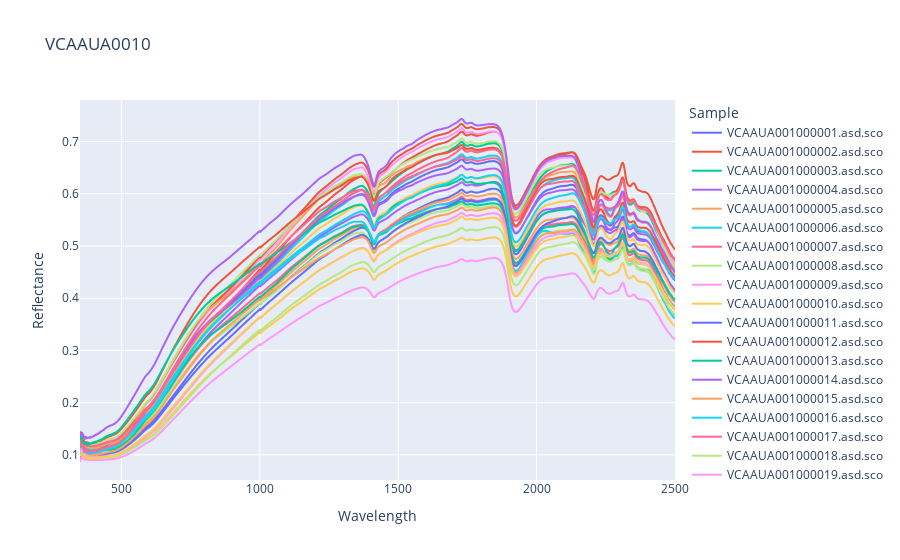

The notebook cell saved with this chart:
### Code cell
fig=px.line(df_melted, x='Wavelength', y='Reflectance', color='Sample', title=f'{site_name}')
fig.show()

### Figure 1 — Plotly figure (JSON) as saved in the notebook; plotly's stock layout.template omitted (floating-point values rounded to 4 significant figures; data arrays with more than 128 entries replaced by an {"elided": "..."} marker saying what was removed)
{"data": [{"hovertemplate": "Sample=VCAAUA001000001.asd.sco<br>Wavelength=%{x}<br>Reflectance=%{y}<extra></extra>", "legendgroup": "VCAAUA001000001.asd.sco", "line": {"color": "#636efa", "dash": "solid"}, "marker": {"symbol": "circle"}, "mode": "lines", "name": "VCAAUA001000001.asd.sco", "showlegend": true, "type": "scattergl", "x": {"elided": "2151 int values"}, "xaxis": "x", "y": {"elided": "2151 float values"}, "yaxis": "y"}, {"hovertemplate": "Sample=VCAAUA001000002.asd.sco<br>Wavelength=%{x}<br>Reflectance=%{y}<extra></extra>", "legendgroup": "VCAAUA001000002.asd.sco", "line": {"color": "#EF553B", "dash": "solid"}, "marker": {"symbol": "circle"}, "mode": "lines", "name": "VCAAUA001000002.asd.sco", "showlegend": true, "type": "scattergl", "x": {"elided": "2151 int values"}, "xaxis": "x", "y": {"elided": "2151 float values"}, "yaxis": "y"}, {"hovertemplate": "Sample=VCAAUA001000003.asd.sco<br>Wavelength=%{x}<br>Reflectance=%{y}<extra></extra>", "legendgroup": "VCAAUA001000003.asd.sco", "line": {"color": "#00cc96", "dash": "solid"}, "marker": {"symbol": "circle"}, "mode": "lines", "name": "VCAAUA001000003.asd.sco", "showlegend": true, "type": "scattergl", "x": {"elided": "2151 int values"}, "xaxis": "x", "y": {"elided": "2151 float values"}, "yaxis": "y"}, {"hovertemplate": "Sample=VCAAUA001000004.asd.sco<br>Wavelength=%{x}<br>Reflectance=%{y}<extra></extra>", "legendgroup": "VCAAUA001000004.asd.sco", "line": {"color": "#ab63fa", "dash": "solid"}, "marker": {"symbol": "circle"}, "mode": "lines", "name": "VCAAUA001000004.asd.sco", "showlegend": true, "type": "scattergl", "x": {"elided": "2151 int values"}, "xaxis": "x", "y": {"elided": "2151 float values"}, "yaxis": "y"}, {"hovertemplate": "Sample=VCAAUA001000005.asd.sco<br>Wavelength=%{x}<br>Reflectance=%{y}<extra></extra>", "legendgroup": "VCAAUA001000005.asd.sco", "line": {"color": "#FFA15A", "dash": "solid"}, "marker": {"symbol": "circle"}, "mode": "lines", "name": "VCAAUA001000005.asd.sco", "showlegend": true, "type": "scattergl", "x": {"elided": "2151 int values"}, "xaxis": "x", "y": {"elided": "2151 float values"}, "yaxis": "y"}, {"hovertemplate": "Sample=VCAAUA001000006.asd.sco<br>Wavelength=%{x}<br>Reflectance=%{y}<extra></extra>", "legendgroup": "VCAAUA001000006.asd.sco", "line": {"color": "#19d3f3", "dash": "solid"}, "marker": {"symbol": "circle"}, "mode": "lines", "name": "VCAAUA001000006.asd.sco", "showlegend": true, "type": "scattergl", "x": {"elided": "2151 int values"}, "xaxis": "x", "y": {"elided": "2151 float values"}, "yaxis": "y"}, {"hovertemplate": "Sample=VCAAUA001000007.asd.sco<br>Wavelength=%{x}<br>Reflectance=%{y}<extra></extra>", "legendgroup": "VCAAUA001000007.asd.sco", "line": {"color": "#FF6692", "dash": "solid"}, "marker": {"symbol": "circle"}, "mode": "lines", "name": "VCAAUA001000007.asd.sco", "showlegend": true, "type": "scattergl", "x": {"elided": "2151 int values"}, "xaxis": "x", "y": {"elided": "2151 float values"}, "yaxis": "y"}, {"hovertemplate": "Sample=VCAAUA001000008.asd.sco<br>Wavelength=%{x}<br>Reflectance=%{y}<extra></extra>", "legendgroup": "VCAAUA001000008.asd.sco", "line": {"color": "#B6E880", "dash": "solid"}, "marker": {"symbol": "circle"}, "mode": "lines", "name": "VCAAUA001000008.asd.sco", "showlegend": true, "type": "scattergl", "x": {"elided": "2151 int values"}, "xaxis": "x", "y": {"elided": "2151 float values"}, "yaxis": "y"}, {"hovertemplate": "Sample=VCAAUA001000009.asd.sco<br>Wavelength=%{x}<br>Reflectance=%{y}<extra></extra>", "legendgroup": "VCAAUA001000009.asd.sco", "line": {"color": "#FF97FF", "dash": "solid"}, "marker": {"symbol": "circle"}, "mode": "lines", "name": "VCAAUA001000009.asd.sco", "showlegend": true, "type": "scattergl", "x": {"elided": "2151 int values"}, "xaxis": "x", "y": {"elided": "2151 float values"}, "yaxis": "y"}, {"hovertemplate": "Sample=VCAAUA001000010.asd.sco<br>Wavelength=%{x}<br>Reflectance=%{y}<extra></extra>", "legendgroup": "VCAAUA001000010.asd.sco", "line": {"color": "#FECB52", "dash": "solid"}, "marker": {"symbol": "circle"}, "mode": "lines", "name": "VCAAUA001000010.asd.sco", "showlegend": true, "type": "scattergl", "x": {"elided": "2151 int values"}, "xaxis": "x", "y": {"elided": "2151 float values"}, "yaxis": "y"}, {"hovertemplate": "Sample=VCAAUA001000011.asd.sco<br>Wavelength=%{x}<br>Reflectance=%{y}<extra></extra>", "legendgroup": "VCAAUA001000011.asd.sco", "line": {"color": "#636efa", "dash": "solid"}, "marker": {"symbol": "circle"}, "mode": "lines", "name": "VCAAUA001000011.asd.sco", "showlegend": true, "type": "scattergl", "x": {"elided": "2151 int values"}, "xaxis": "x", "y": {"elided": "2151 float values"}, "yaxis": "y"}, {"hovertemplate": "Sample=VCAAUA001000012.asd.sco<br>Wavelength=%{x}<br>Reflectance=%{y}<extra></extra>", "legendgroup": "VCAAUA001000012.asd.sco", "line": {"color": "#EF553B", "dash": "solid"}, "marker": {"symbol": "circle"}, "mode": "lines", "name": "VCAAUA001000012.asd.sco", "showlegend": true, "type": "scattergl", "x": {"elided": "2151 int values"}, "xaxis": "x", "y": {"elided": "2151 float values"}, "yaxis": "y"}, {"hovertemplate": "Sample=VCAAUA001000013.asd.sco<br>Wavelength=%{x}<br>Reflectance=%{y}<extra></extra>", "legendgroup": "VCAAUA001000013.asd.sco", "line": {"color": "#00cc96", "dash": "solid"}, "marker": {"symbol": "circle"}, "mode": "lines", "name": "VCAAUA001000013.asd.sco", "showlegend": true, "type": "scattergl", "x": {"elided": "2151 int values"}, "xaxis": "x", "y": {"elided": "2151 float values"}, "yaxis": "y"}, {"hovertemplate": "Sample=VCAAUA001000014.asd.sco<br>Wavelength=%{x}<br>Reflectance=%{y}<extra></extra>", "legendgroup": "VCAAUA001000014.asd.sco", "line": {"color": "#ab63fa", "dash": "solid"}, "marker": {"symbol": "circle"}, "mode": "lines", "name": "VCAAUA001000014.asd.sco", "showlegend": true, "type": "scattergl", "x": {"elided": "2151 int values"}, "xaxis": "x", "y": {"elided": "2151 float values"}, "yaxis": "y"}, {"hovertemplate": "Sample=VCAAUA001000015.asd.sco<br>Wavelength=%{x}<br>Reflectance=%{y}<extra></extra>", "legendgroup": "VCAAUA001000015.asd.sco", "line": {"color": "#FFA15A", "dash": "solid"}, "marker": {"symbol": "circle"}, "mode": "lines", "name": "VCAAUA001000015.asd.sco", "showlegend": true, "type": "scattergl", "x": {"elided": "2151 int values"}, "xaxis": "x", "y": {"elided": "2151 float values"}, "yaxis": "y"}, {"hovertemplate": "Sample=VCAAUA001000016.asd.sco<br>Wavelength=%{x}<br>Reflectance=%{y}<extra></extra>", "legendgroup": "VCAAUA001000016.asd.sco", "line": {"color": "#19d3f3", "dash": "solid"}, "marker": {"symbol": "circle"}, "mode": "lines", "name": "VCAAUA001000016.asd.sco", "showlegend": true, "type": "scattergl", "x": {"elided": "2151 int values"}, "xaxis": "x", "y": {"elided": "2151 float values"}, "yaxis": "y"}, {"hovertemplate": "Sample=VCAAUA001000017.asd.sco<br>Wavelength=%{x}<br>Reflectance=%{y}<extra></extra>", "legendgroup": "VCAAUA001000017.asd.sco", "line": {"color": "#FF6692", "dash": "solid"}, "marker": {"symbol": "circle"}, "mode": "lines", "name": "VCAAUA001000017.asd.sco", "showlegend": true, "type": "scattergl", "x": {"elided": "2151 int values"}, "xaxis": "x", "y": {"elided": "2151 float values"}, "yaxis": "y"}, {"hovertemplate": "Sample=VCAAUA001000018.asd.sco<br>Wavelength=%{x}<br>Reflectance=%{y}<extra></extra>", "legendgroup": "VCAAUA001000018.asd.sco", "line": {"color": "#B6E880", "dash": "solid"}, "marker": {"symbol": "circle"}, "mode": "lines", "name": "VCAAUA001000018.asd.sco", "showlegend": true, "type": "scattergl", "x": {"elided": "2151 int values"}, "xaxis": "x", "y": {"elided": "2151 float values"}, "yaxis": "y"}, {"hovertemplate": "Sample=VCAAUA001000019.asd.sco<br>Wavelength=%{x}<br>Reflectance=%{y}<extra></extra>", "legendgroup": "VCAAUA001000019.asd.sco", "line": {"color": "#FF97FF", "dash": "solid"}, "marker": {"symbol": "circle"}, "mode": "lines", "name": "VCAAUA001000019.asd.sco", "showlegend": true, "type": "scattergl", "x": {"elided": "2151 int values"}, "xaxis": "x", "y": {"elided": "2151 float values"}, "yaxis": "y"}, {"hovertemplate": "Sample=VCAAUA001000020.asd.sco<br>Wavelength=%{x}<br>Reflectance=%{y}<extra></extra>", "legendgroup": "VCAAUA001000020.asd.sco", "line": {"color": "#FECB52", "dash": "solid"}, "marker": {"symbol": "circle"}, "mode": "lines", "name": "VCAAUA001000020.asd.sco", "showlegend": true, "type": "scattergl", "x": {"elided": "2151 int values"}, "xaxis": "x", "y": {"elided": "2151 float values"}, "yaxis": "y"}, {"hovertemplate": "Sample=VCAAUA001000021.asd.sco<br>Wavelength=%{x}<br>Reflectance=%{y}<extra></extra>", "legendgroup": "VCAAUA001000021.asd.sco", "line": {"color": "#636efa", "dash": "solid"}, "marker": {"symbol": "circle"}, "mode": "lines", "name": "VCAAUA001000021.asd.sco", "showlegend": true, "type": "scattergl", "x": {"elided": "2151 int values"}, "xaxis": "x", "y": {"elided": "2151 float values"}, "yaxis": "y"}, {"hovertemplate": "Sample=VCAAUA001000022.asd.sco<br>Wavelength=%{x}<br>Reflectance=%{y}<extra></extra>", "legendgroup": "VCAAUA001000022.asd.sco", "line": {"color": "#EF553B", "dash": "solid"}, "marker": {"symbol": "circle"}, "mode": "lines", "name": "VCAAUA001000022.asd.sco", "showlegend": true, "type": "scattergl", "x": {"elided": "2151 int values"}, "xaxis": "x", "y": {"elided": "2151 float values"}, "yaxis": "y"}, {"hovertemplate": "Sample=VCAAUA001000023.asd.sco<br>Wavelength=%{x}<br>Reflectance=%{y}<extra></extra>", "legendgroup": "VCAAUA001000023.asd.sco", "line": {"color": "#00cc96", "dash": "solid"}, "marker": {"symbol": "circle"}, "mode": "lines", "name": "VCAAUA001000023.asd.sco", "showlegend": true, "type": "scattergl", "x": {"elided": "2151 int values"}, "xaxis": "x", "y": {"elided": "2151 float values"}, "yaxis": "y"}, {"hovertemplate": "Sample=VCAAUA001000024.asd.sco<br>Wavelength=%{x}<br>Reflectance=%{y}<extra></extra>", "legendgroup": "VCAAUA001000024.asd.sco", "line": {"color": "#ab63fa", "dash": "solid"}, "marker": {"symbol": "circle"}, "mode": "lines", "name": "VCAAUA001000024.asd.sco", "showlegend": true, "type": "scattergl", "x": {"elided": "2151 int values"}, "xaxis": "x", "y": {"elided": "2151 float values"}, "yaxis": "y"}, {"hovertemplate": "Sample=VCAAUA001000025.asd.sco<br>Wavelength=%{x}<br>Reflectance=%{y}<extra></extra>", "legendgroup": "VCAAUA001000025.asd.sco", "line": {"color": "#FFA15A", "dash": "solid"}, "marker": {"symbol": "circle"}, "mode": "lines", "name": "VCAAUA001000025.asd.sco", "showlegend": true, "type": "scattergl", "x": {"elided": "2151 int values"}, "xaxis": "x", "y": {"elided": "2151 float values"}, "yaxis": "y"}, {"hovertemplate": "Sample=VCAAUA001000026.asd.sco<br>Wavelength=%{x}<br>Reflectance=%{y}<extra></extra>", "legendgroup": "VCAAUA001000026.asd.sco", "line": {"color": "#19d3f3", "dash": "solid"}, "marker": {"symbol": "circle"}, "mode": "lines", "name": "VCAAUA001000026.asd.sco", "showlegend": true, "type": "scattergl", "x": {"elided": "2151 int values"}, "xaxis": "x", "y": {"elided": "2151 float values"}, "yaxis": "y"}, {"hovertemplate": "Sample=VCAAUA001000027.asd.sco<br>Wavelength=%{x}<br>Reflectance=%{y}<extra></extra>", "legendgroup": "VCAAUA001000027.asd.sco", "line": {"color": "#FF6692", "dash": "solid"}, "marker": {"symbol": "circle"}, "mode": "lines", "name": "VCAAUA001000027.asd.sco", "showlegend": true, "type": "scattergl", "x": {"elided": "2151 int values"}, "xaxis": "x", "y": {"elided": "2151 float values"}, "yaxis": "y"}, {"hovertemplate": "Sample=VCAAUA001000028.asd.sco<br>Wavelength=%{x}<br>Reflectance=%{y}<extra></extra>", "legendgroup": "VCAAUA001000028.asd.sco", "line": {"color": "#B6E880", "dash": "solid"}, "marker": {"symbol": "circle"}, "mode": "lines", "name": "VCAAUA001000028.asd.sco", "showlegend": true, "type": "scattergl", "x": {"elided": "2151 int values"}, "xaxis": "x", "y": {"elided": "2151 float values"}, "yaxis": "y"}, {"hovertemplate": "Sample=VCAAUA001000029.asd.sco<br>Wavelength=%{x}<br>Reflectance=%{y}<extra></extra>", "legendgroup": "VCAAUA001000029.asd.sco", "line": {"color": "#FF97FF", "dash": "solid"}, "marker": {"symbol": "circle"}, "mode": "lines", "name": "VCAAUA001000029.asd.sco", "showlegend": true, "type": "scattergl", "x": {"elided": "2151 int values"}, "xaxis": "x", "y": {"elided": "2151 float values"}, "yaxis": "y"}, {"hovertemplate": "Sample=VCAAUA001000030.asd.sco<br>Wavelength=%{x}<br>Reflectance=%{y}<extra></extra>", "legendgroup": "VCAAUA001000030.asd.sco", "line": {"color": "#FECB52", "dash": "solid"}, "marker": {"symbol": "circle"}, "mode": "lines", "name": "VCAAUA001000030.asd.sco", "showlegend": true, "type": "scattergl", "x": {"elided": "2151 int values"}, "xaxis": "x", "y": {"elided": "2151 float values"}, "yaxis": "y"}], "layout": {"legend": {"title": {"text": "Sample"}, "tracegroupgap": 0}, "title": {"text": "VCAAUA0010"}, "xaxis": {"anchor": "y", "domain": [0, 1], "title": {"text": "Wavelength"}}, "yaxis": {"anchor": "x", "domain": [0, 1], "title": {"text": "Reflectance"}}}}
